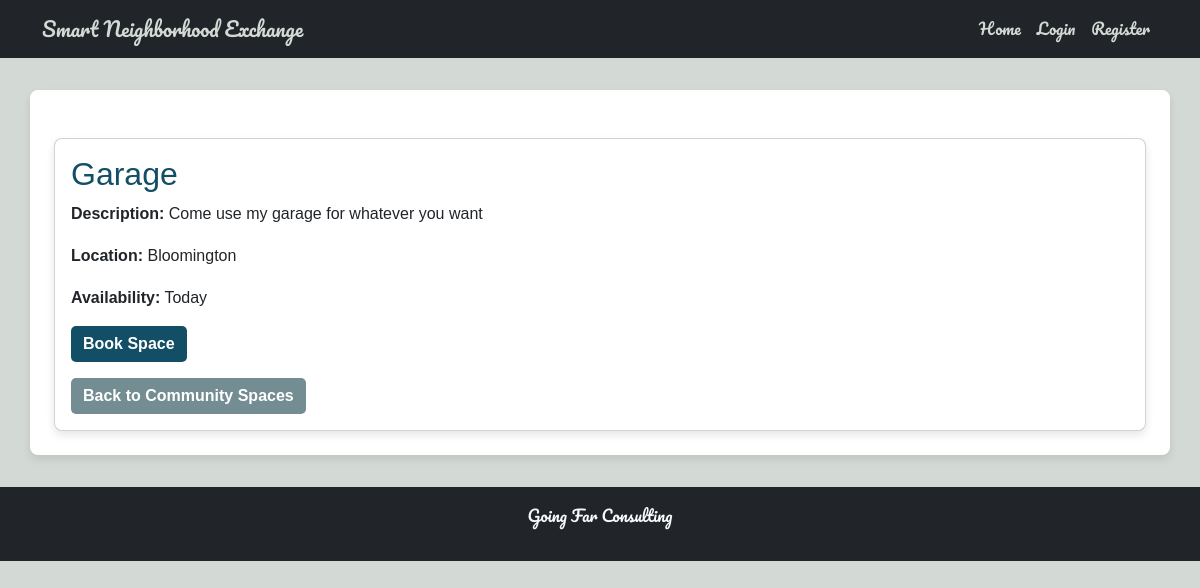
The app's page /space/1 with its own data.
### tables this page shows
CREATE TABLE spaces (
            space_id INTEGER PRIMARY KEY AUTOINCREMENT,
            name TEXT NOT NULL,
            description TEXT,
            location TEXT,
            availability TEXT,
            created_by INTEGER NOT NULL,
            FOREIGN KEY (created_by) REFERENCES users (id) ON DELETE CASCADE
        );

### app.py (the view)
@app.route('/space/<int:space_id>')
def view_space(space_id):
    space = get_space_by_id(space_id)
    return render_template('view_space.html', space=space)

### app.py (called while the page is built)
@app.before_request
def initialize_database():
    init_db()

@app.teardown_appcontext
def shutdown_session(exception=None):
    close_db()

### database.py (called while the page is built)
def get_db():
    if 'db' not in g:
        g.db = sqlite3.connect(DATABASE)
        g.db.row_factory = sqlite3.Row
    return g.db

def get_space_by_id(space_id):
    return get_db().execute("SELECT * FROM spaces WHERE space_id = ?", (space_id,)).fetchone()

### templates/view_space.html (shortened to what this page needs)
{% extends "base.html" %}
{% block content %}
<div class="container mt-4">
    <div class="card">
        <div class="card-body">
            <h2 class="card-title">{{ space.name }}</h2>
            <p class="card-text"><strong>Description:</strong> {{ space.description }}</p>
            <p class="card-text"><strong>Location:</strong> {{ space.location }}</p>
            <p class="card-text"><strong>Availability:</strong> {{ space.availability }}</p>
            {% if booked %}
                <div class="alert alert-success mt-3" role="alert">
                    You have already booked this community space!
                </div>
            {% else %}
                <form action="{{ url_for('book_space_route', space_id=space.space_id) }}" method="POST" class="mt-3">
                    <button type="submit" class="btn btn-primary">Book Space</button>
                </form>
            {% endif %}
            <a href="{{ url_for('list_spaces') }}" class="btn btn-secondary mt-3">Back to Community Spaces</a>
        </div>
    </div>
</div>
{% endblock %}

### static/style.css (style rules this page uses)
* { margin: 0; padding: 0; box-sizing: border-box; }
body { font-family: Arial, sans-serif; line-height: 1.6; color: #2E3944; background-color: #D3D9D4; }
.card { border-radius: 8px; box-shadow: 0 4px 8px rgba(0, 0, 0, 0.1); }
.card-title { color: #124E66; }
button, .btn { font-size: 16px; font-weight: bold; border: none; border-radius: 5px; transition: background-color 0.3s ease, color 0.3s ease; }
.btn-primary, .btn-info { background-color: #124E66; color: #FFFFFF; }
.btn-secondary { background-color: #748D92; color: #FFFFFF; }

### records on screen
spaces: name "Garage", description "Come use my garage for whatever you want", location "Bloomington", availability "Today"
